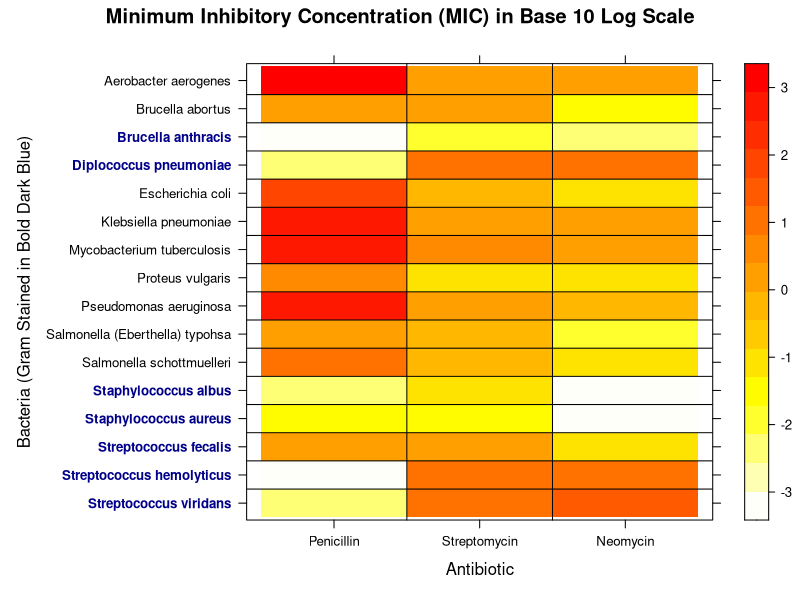

Recreate this plot in R.
# Gary Gregg, INFO 474, Assignment #1
#
# 27 January, 2017: Added base 10 log transformation of MIC values, and
# adjusted title to reflect the change.

# The 'lattice' library is required for a levelplot.
library("lattice")

# Declare the antibiotic vector.
antibiotic <- c("Penicillin", "Streptomycin", "Neomycin")

# Declare the bacteria vector.
bacteria <- c("Aerobacter aerogenes",
              "Brucella abortus",
              "Brucella anthracis",
              "Diplococcus pneumoniae",
              "Escherichia coli",
              "Klebsiella pneumoniae",
              "Mycobacterium tuberculosis",
              "Proteus vulgaris",
              "Pseudomonas aeruginosa",
              "Salmonella (Eberthella) typohsa",
              "Salmonella schottmuelleri",
              "Staphylococcus albus",
              "Staphylococcus aureus",
              "Streptococcus fecalis",
              "Streptococcus hemolyticus",
              "Streptococcus viridans")

# Declare the gram-staining vector.
gram_staining <- c(FALSE,
                   FALSE,
                   TRUE,
                   TRUE,
                   FALSE,
                   FALSE,
                   FALSE,
                   FALSE,
                   FALSE,
                   FALSE,
                   FALSE,
                   TRUE,
                   TRUE,
                   TRUE,
                   TRUE,
                   TRUE)

# The Minimum Inhibitory Concentration (MIC) vector is reversed.
mic <- c(
  1.6, 1., 870.,
  0.02, 2., 1.,
  0.007, 0.01, 0.001,
  10., 11., 0.005,
  0.1, 0.4, 100.,
  1., 1.2, 850.,
  2., 5., 800.,
  0.1, 0.1, 3.,
  0.4, 2., 850.,
  0.008, 0.4, 1.,
  0.09, 0.8, 10.,
  0.001, 0.1, 0.007,
  0.001, 0.03, 0.03,
  0.1, 1., 1.,
  10., 14., 0.001,
  40., 10., 0.005
)

# Expand the data into a grid, with domain as the antibiotic, and range as the bacteria.
data <- expand.grid(X=antibiotic, Y=rev(bacteria))
data$Z <- rev(mic)

# Reverse the gram-staining vector only once.
rev_gram_staining <- rev(gram_staining)

# Set graph parameters, and create the levelplot.
par(mar=c(3,4,2,2))
levelplot(log10(Z) ~ X*Y,
          data=data,
          xlab="Antibiotic",
          ylab="Bacteria (Gram Stained in Bold Dark Blue)",
          panel = function(...){
            panel.levelplot(...)
            panel.abline(h = seq(1.5, 15.5, 1.))
            panel.abline(v = seq(1.5, 2.5, 1.))
          },
          scales=list(y=list(col=ifelse(rev_gram_staining, "darkblue", "black"),
                             fontface=ifelse(rev_gram_staining, "bold", "plain"))),
          col.regions = heat.colors(100)[length(heat.colors(100)):1],
          main="Minimum Inhibitory Concentration (MIC) in Base 10 Log Scale")
